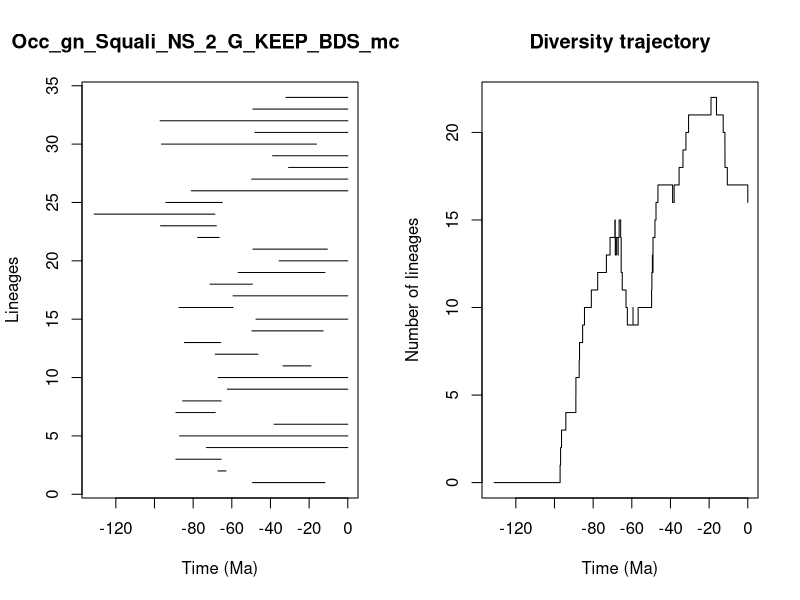

The R source for this figure:


pdf(file='../Results/Genus_NS/5_MA_bins_EP_FT/pyrate_mcmc_logs/Occ_gn_Squali_NS_2_G_KEEP_BDS_mcmc_LTT.pdf',width=0.6*20, height=0.6*10)
title = "Occ_gn_Squali_NS_2_G_KEEP_BDS_mcmc"
ts=c(49.28037734546465, 67.15027723507994,88.94292223250766,73.14865347872286,87.03764707086167,38.09471667729875,88.91454394165832,85.4419521223459,62.30352937255972,67.04977566722205,33.53421270464273,68.54839892884745,84.48443332837687,49.61894813429811,47.48211941722303,87.22578167848735,59.35748006596438,71.25410482430792,56.72027553562107,35.53452361336704,49.0294444911031,77.65930637993665,96.8469142557994,131.21713982830488,94.13498293233565,80.93903353880322,49.76085237614271,30.639987231823625,38.89432337233979,96.36426555898123,48.02937174212938,97.10166812491961,49.045633899419876,32.00143385174584)
te=c(11.793627552163922, 62.99950198811375,65.49907497366254,0.0,0.0,0.0,68.57751543663127,65.49835586057654,0.0,0.0,19.025847651003282,46.47487361686254,65.77368074818476,12.72701495578578,0.0,59.36215439236631,0.0,49.34818271682258,11.825057391585883,0.0,10.585308790195098,66.55734112104919,67.98375032854791,68.7597261549103,64.94021091899347,0.0,0.0,0.0,0.0,16.190915119781913,0.0,0.0,0.0,0.0)
div_traj=c(0, 1,2,3,4,5,6,7,8,9,10,11,12,13,14,15,14,13,14,13,14,15,14,13,12,11,10,9,10,9,10,11,12,13,12,13,14,15,16,17,16,17,18,19,20,21,22,21,20,19,18,17,16)
time_events=c(131.21713982830488, 97.10166812491961,96.8469142557994,96.36426555898123,94.13498293233565,88.94292223250766,88.91454394165832,87.22578167848735,87.03764707086167,85.4419521223459,84.48443332837687,80.93903353880322,77.65930637993665,73.14865347872286,71.25410482430792,68.7597261549103,68.57751543663127,68.54839892884745,67.98375032854791,67.15027723507994,67.04977566722205,66.55734112104919,65.77368074818476,65.49907497366254,65.49835586057654,64.94021091899347,62.99950198811375,62.30352937255972,59.36215439236631,59.35748006596438,56.72027553562107,49.76085237614271,49.61894813429811,49.34818271682258,49.28037734546465,49.045633899419876,49.0294444911031,48.02937174212938,47.48211941722303,46.47487361686254,38.89432337233979,38.09471667729875,35.53452361336704,33.53421270464273,32.00143385174584,30.639987231823625,19.025847651003282,16.190915119781913,12.72701495578578,11.825057391585883,11.793627552163922,10.585308790195098,0.0)
                par(mfrow=c(1,2))
                L = length(ts)
                plot(ts, 1:L , xlim=c(-max(ts)-1,0), pch=20, type="n", main=title,xlab="Time (Ma)",ylab="Lineages")
                for (i in 1:L){segments(x0=-te[i],y0=i,x1=-ts[i],y1=i)}    
                t = -time_events
                plot(div_traj ~ t,type="s", main = "Diversity trajectory",xlab="Time (Ma)",ylab="Number of lineages",xlim=c(-max(ts)-1,0))
                abline(v=c(65,200,251,367,445),lty=2,col="gray")
                